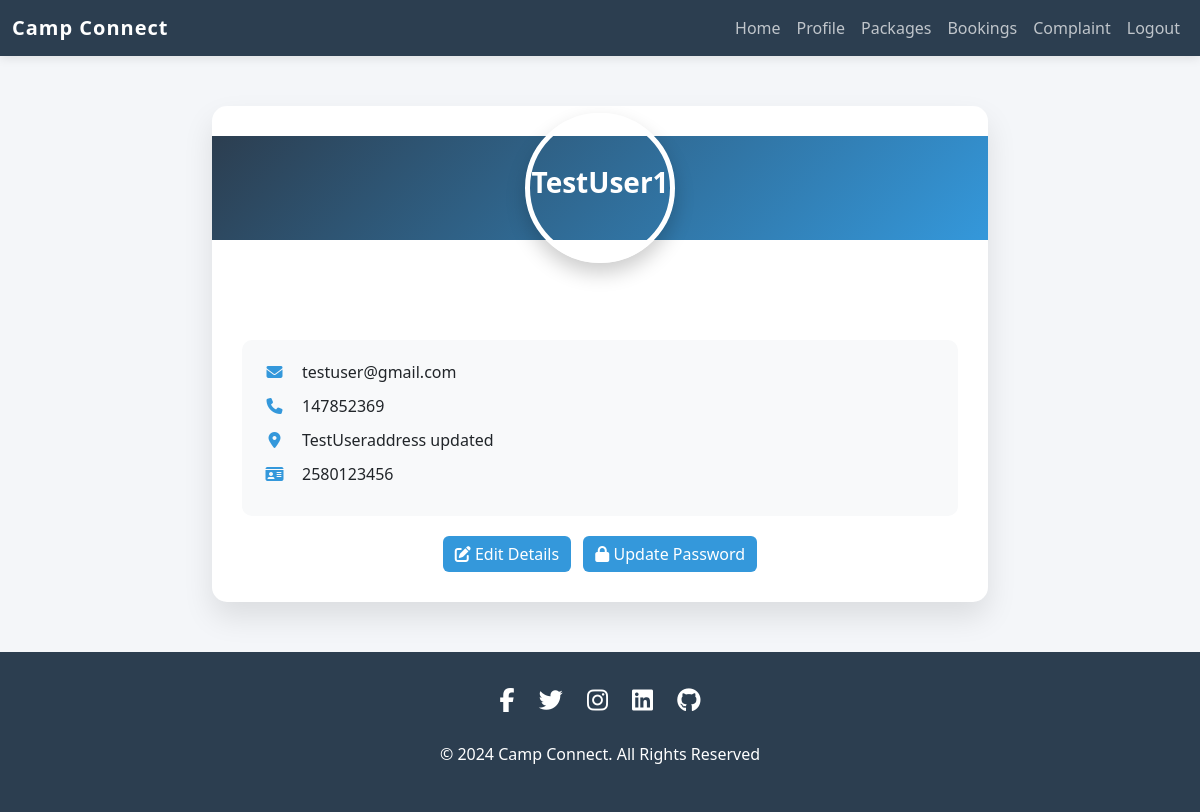
Page /User/profile/ (signed in) on the committed database.
### User/models.py (models this page shows)
class User(models.Model):
    name = models.CharField(max_length=150)
    email = models.EmailField(unique=True)
    phone_number = models.CharField(max_length=15)
    address = models.TextField()
    password = models.CharField(max_length=100)
    id_number = models.CharField(max_length=50, unique=True)
    date_joined = models.DateTimeField(auto_now_add=True)

### User/views.py (the view)
# urls.py: path('profile/', views.view_profile, name='view_profile'),
def view_profile(request):
    user_id = request.session.get('Uid')
    if not user_id:
        return HttpResponseForbidden("You are not logged in.")
    user = User.objects.filter(id=user_id).first()
    if not user:
        return HttpResponseForbidden("User not found.")
    return render(request, 'User/user_profile.html', {'user': user})

### User/templates/User/user_profile.html (shortened to what this page needs)
<!DOCTYPE html>
<html lang="en">
<head>
    <link href="https://cdn.jsdelivr.net/npm/bootstrap@5.3.0/dist/css/bootstrap.min.css" rel="stylesheet">
</head>
<body>
    <nav class="navbar navbar-expand-lg navbar-dark">
        <div class="container-fluid">
            <a class="navbar-brand" href="{% url 'User:User_home'%}">Camp Connect</a>
            <div class="collapse navbar-collapse" id="navbarNavAltMarkup">
                <div class="navbar-nav ms-auto">
                    <a class="nav-link" href="{% url 'User:User_home'%}">Home</a>
                    <a class="nav-link active" href="{% url 'User:view_profile'%}">Profile</a>
                    <a class="nav-link" href="{% url 'User:view_all_packages'%}">Packages</a>
                    <a class="nav-link" href="{% url 'User:view_bookings'%}">Bookings</a>
                    <a class="nav-link" href="{% url 'User:submit_complaint'%}">Complaint</a>
                    <a class="nav-link" href="{% url 'User:Index'%}">Logout</a>
                </div>
            </div>
        </div>
    </nav>
    <div class="container profile-container">
        <div class="profile-card">
            <div class="profile-header">
                <img src="https://i.postimg.cc/NfbPP6SJ/cute-child-is-running-forest-illustration-863013-138844.avif" alt="Profile Avatar" class="profile-avatar">
                <h3>{{ user.name }}</h3>
            </div>
            <div class="profile-body">
                <div class="profile-info">
                    <p><i class="fas fa-envelope"></i> {{ user.email }}</p>
                    <p><i class="fas fa-phone"></i> {{ user.phone_number }}</p>
                    <p><i class="fas fa-map-marker-alt"></i> {{ user.address }}</p>
                    <p><i class="fas fa-id-card"></i> {{ user.id_number }}</p>
                </div>
                <div class="text-center">
                    <a href="{% url 'User:update_details' %}" class="btn btn-profile me-2">
                        <i class="fas fa-edit"></i> Edit Details
                    </a>
                    <a href="{% url 'User:update_password' %}" class="btn btn-profile">
                        <i class="fas fa-lock"></i> Update Password
                    </a>
                </div>
            </div>
        </div>
    </div>
    <footer class="text-center">
        <div class="container">
            <div class="social-icons mb-4">
                <a href="#"><i class="fab fa-facebook-f"></i></a>
                <a href="#"><i class="fab fa-twitter"></i></a>
                <a href="#"><i class="fab fa-instagram"></i></a>
                <a href="#"><i class="fab fa-linkedin"></i></a>
                <a href="#"><i class=" fab fa-github"></i></a>
            </div>
            <p>&copy; 2024 Camp Connect. All Rights Reserved</p>
        </div>
    </footer>
</body>
</html>

### User/templates/User/user_profile.html (style rules this page uses)
:root { --primary-color: #2c3e50; --secondary-color: #3498db; --accent-color: #27ae60; }
body { background-color: #f4f6f9; font-family: 'Segoe UI', Tahoma, Geneva, Verdana, sans-serif; }
.navbar { background-color: var(--primary-color) !important; box-shadow: 0 2px 10px rgba(0,0,0,0.1); }
.navbar-brand { color: white !important; font-weight: bold; letter-spacing: 1px; }
.navbar-nav .nav-link { color: rgba(255,255,255,0.7) !important; transition: all 0.3s ease; position: relative; }
.navbar-nav .nav-link::after { content: ''; position: absolute; width: 0; height: 2px; bottom: -5px; left: 50%; background-color: var(--secondary-color); transition: all 0.3s ease; }
.profile-container { max-width: 800px; margin: 50px auto; }
.profile-card { background-color: white; border-radius: 15px; box-shadow: 0 15px 30px rgba(0,0,0,0.1); overflow: hidden; transition: all 0.3s ease; }
.profile-header { background: linear-gradient(135deg, var(--primary-color), var(--secondary-color)); color: white; padding: 30px; text-align: center; position: relative; margin-top: 30px; }
.profile-header h3 { margin-bottom: 10px; font-weight: bold; }
.profile-avatar { width: 150px; height: 150px; border-radius: 50%; border: 5px solid white; object-fit: cover; position: absolute; top: 50%; left: 50%; transform: translate(-50%, -50%); box-shadow: 0 10px 20px rgba(0,0,0,0.2); }
.profile-body { padding: 100px 30px 30px; }
.profile-info { background-color: #f8f9fa; border-radius: 10px; padding: 20px; margin-bottom: 20px; }
.profile-info p { margin-bottom: 10px; display: flex; align-items: center; }
.profile-info i { margin-right: 15px; color: var(--secondary-color); width: 25px; text-align: center; }
.btn-profile { background-color: var(--secondary-color); color: white; border: none; transition: all 0.3s ease; }
footer { background-color: var(--primary-color); color: white; padding: 30px 0; }
.social-icons a { color: white; margin: 0 10px; font-size: 24px; transition: color 0.3s ease; }

### rows in the picture
User: email "testuser@gmail.com", phone_number "147852369", address "TestUseraddress updated", id_number "2580123456"
